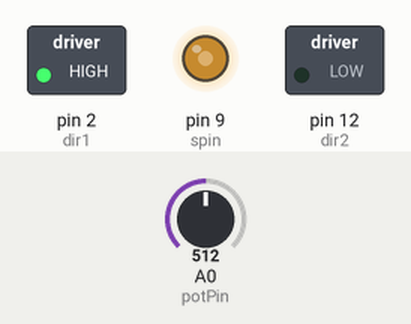
This sketch was run on a simulated Arduino Uno, built with avr-gcc and run on an emulated ATmega328P. On the bench: switched loads named in the sketch (green lamp = pin HIGH), output pins drawn as LEDs (lit = HIGH). The inputs (shaded band) are chosen by the test bench; at power-on: A0 (potPin) = 512.

Above: at 1.2 s.
1.3 s: A0 (potPin) set to 716
At 2.0 s:
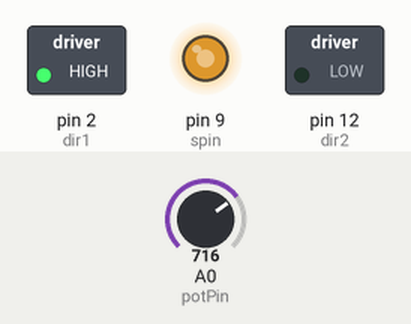
2.8 s: A0 (potPin) set to 900
At 3.2 s:
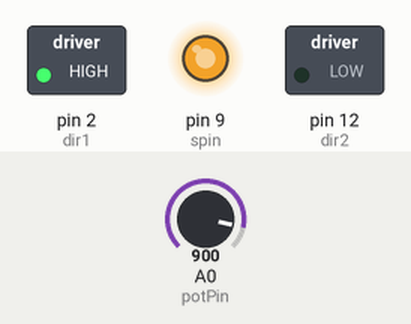
4.3 s: A0 (potPin) set to 122
At 5.5 s:
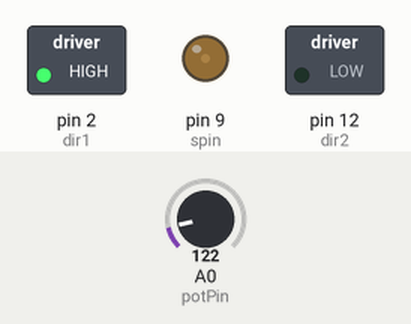
5.8 s: A0 (potPin) set to 0
At 6.7 s:
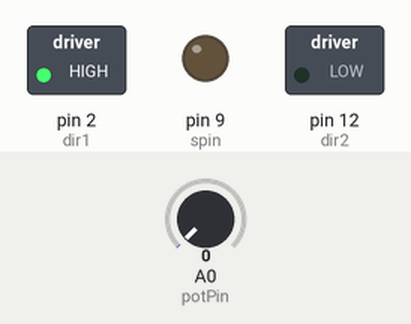
Timing chart, 0 to 8.3 s (numbered marks = the images above; inputs shaded):
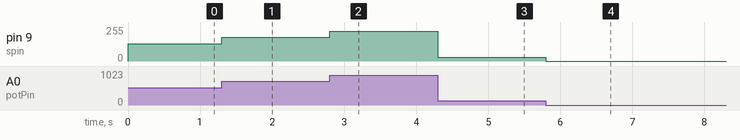

Measured:
- after the input at 1.3 s, pin 9 (spin): 128/255 → 179/255 at once
- after the input at 2.8 s, pin 9 (spin): 179/255 → 225/255 at once
- after the input at 4.3 s, pin 9 (spin): 225/255 → 30/255 at once
- after the input at 5.8 s, pin 9 (spin): 30/255 → 0/255 at once

The sketch:

task3.ino
```cpp
#include<math.h>
int spin=9; //speedpin shld be squiggly
int dir1 = 2;
int dir2 = 12; // used for direction control
int potPin = A0;
int readVal;

void setup() {
  pinMode(spin, OUTPUT);// put your setup code here, to run once:
  pinMode(dir1, OUTPUT);
  pinMode(dir2, OUTPUT);
  pinMode(potPin, INPUT);
  Serial.begin(9600);
  digitalWrite(dir1, HIGH);
  digitalWrite(dir2, LOW);
}

void loop() {
  readVal = analogRead(potPin);// put your main code here, to run repeatedly:
  analogWrite(spin, floor(readVal/4));

}
// connect the ground of power supply and ground of arduino to the common ground. pins in L293D.. 1-EN1 2-IN1 3-OUT1 4-0V 5-0V 6-OUT2 7-IN2 8-+Vmotor same on the right side.. so we can control 2 motors
// connect the +Vmotor and 0V to power supply rails. connect EN1 to a squigly of arduino which is used for speed control. its values range from 0-255. connect In1 and In2 to digital pins which are used for direction
// connect red wire of motor to out 1 and black wire of motor to out 2.

// if the dc motor has some starting trouble we can kick start it by doing analogWrite(spin, 255) ; delay(30); and then operate it in the operating range by changing the equation.

// connect centre tap of potentiometer to A0
```
